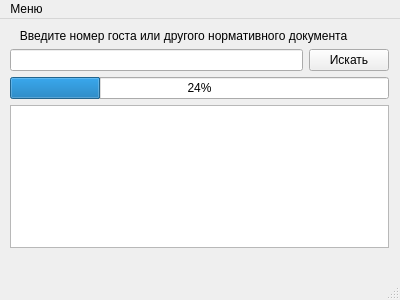
<?xml version="1.0" encoding="UTF-8"?>
<ui version="4.0">
 <class>MainWindow</class>
 <widget class="QMainWindow" name="MainWindow">
  <property name="geometry">
   <rect>
    <x>0</x>
    <y>0</y>
    <width>400</width>
    <height>300</height>
   </rect>
  </property>
  <property name="windowTitle">
   <string>MainWindow</string>
  </property>
  <widget class="QWidget" name="centralWidget">
   <widget class="QWidget" name="verticalLayoutWidget">
    <property name="geometry">
     <rect>
      <x>-1</x>
      <y>-1</y>
      <width>401</width>
      <height>241</height>
     </rect>
    </property>
    <layout class="QVBoxLayout" name="verticalLayout">
     <item>
      <widget class="QLabel" name="label">
       <property name="text">
        <string>   Введите номер госта или другого нормативного документа</string>
       </property>
      </widget>
     </item>
     <item>
      <layout class="QHBoxLayout" name="horizontalLayout">
       <item>
        <widget class="QLineEdit" name="lineEdit"/>
       </item>
       <item>
        <widget class="QPushButton" name="pushButton">
         <property name="text">
          <string>Искать</string>
         </property>
        </widget>
       </item>
      </layout>
     </item>
     <item>
      <widget class="QProgressBar" name="progressBar">
       <property name="value">
        <number>24</number>
       </property>
      </widget>
     </item>
     <item>
      <widget class="QTableView" name="tableView"/>
     </item>
    </layout>
   </widget>
  </widget>
  <widget class="QMenuBar" name="menuBar">
   <property name="geometry">
    <rect>
     <x>0</x>
     <y>0</y>
     <width>400</width>
     <height>21</height>
    </rect>
   </property>
   <property name="mouseTracking">
    <bool>false</bool>
   </property>
   <widget class="QMenu" name="menu">
    <property name="title">
     <string>Меню</string>
    </property>
    <addaction name="action"/>
    <addaction name="action_4"/>
    <addaction name="separator"/>
    <addaction name="action_3"/>
   </widget>
   <addaction name="menu"/>
  </widget>
  <widget class="QStatusBar" name="statusBar"/>
  <action name="action">
   <property name="text">
    <string>Настройки</string>
   </property>
  </action>
  <action name="action_3">
   <property name="text">
    <string>Выход</string>
   </property>
  </action>
  <action name="action_4">
   <property name="text">
    <string>О программе</string>
   </property>
  </action>
 </widget>
 <layoutdefault spacing="6" margin="11"/>
 <resources/>
 <connections/>
</ui>
